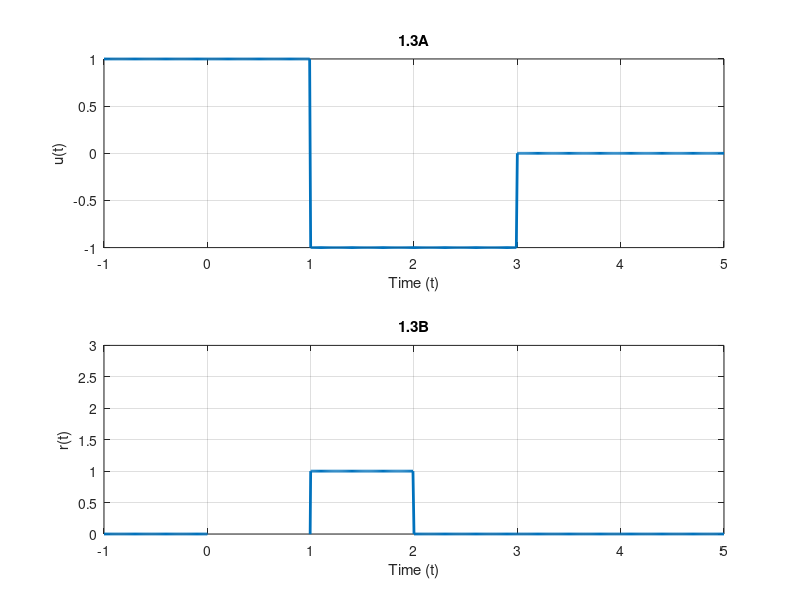

The MATLAB script that drew this image:
%Copyright (c) 2016, Austin Chase Minor
%All rights reserved.
%
%Redistribution and use in source and binary forms, with or without
%modification, are permitted provided that the following conditions are met:
%1. Redistributions of source code must retain the above copyright
%   notice, this list of conditions and the following disclaimer.
%2. Redistributions in binary form must reproduce the above copyright
%   notice, this list of conditions and the following disclaimer in the
%   documentation and/or other materials provided with the distribution.
%3. All advertising materials mentioning features or use of this software
%   must display the following acknowledgement:
%   This product includes software developed by Austin Minor.
%4. Neither the name of Austin Minor nor the
%   names of its contributors may be used to endorse or promote products
%   derived from this software without specific prior written permission.%
%
%THIS SOFTWARE IS PROVIDED BY Austin Minor ''AS IS'' AND ANY
%EXPRESS OR IMPLIED WARRANTIES, INCLUDING, BUT NOT LIMITED TO, THE IMPLIED
%WARRANTIES OF MERCHANTABILITY AND FITNESS FOR A PARTICULAR PURPOSE ARE
%DISCLAIMED. IN NO EVENT SHALL Austin Minor BE LIABLE FOR ANY
%DIRECT, INDIRECT, INCIDENTAL, SPECIAL, EXEMPLARY, OR CONSEQUENTIAL DAMAGES
%(INCLUDING, BUT NOT LIMITED TO, PROCUREMENT OF SUBSTITUTE GOODS OR SERVICES;
%LOSS OF USE, DATA, OR PROFITS; OR BUSINESS INTERRUPTION) HOWEVER CAUSED AND
%ON ANY THEORY OF LIABILITY, WHETHER IN CONTRACT, STRICT LIABILITY, OR TORT
%(INCLUDING NEGLIGENCE OR OTHERWISE) ARISING IN ANY WAY OUT OF THE USE OF THIS
%SOFTWARE, EVEN IF ADVISED OF THE POSSIBILITY OF SUCH DAMAGE.
%
%Author: Austin Minor
%Version: 1/20/16

x = -1:.01:5;
y = (x >= -1) + (-2).*(x >= 1) + (x >=3);
b = (x + 1).*(x >= 1) + (-1 * x).*(x >= 0) - (x >= 2);

figure
subplot(2,1,1)
plot(x, y, 'linewidth', 2)
xlabel('Time (t)')
ylabel('u(t)')
title('1.3A')
grid on

subplot(2,1,2)
plot(x, b, 'linewidth', 2)
xlabel('Time (t)')
ylabel('r(t)')
title('1.3B')
grid on
axis([-1 5 0 3])